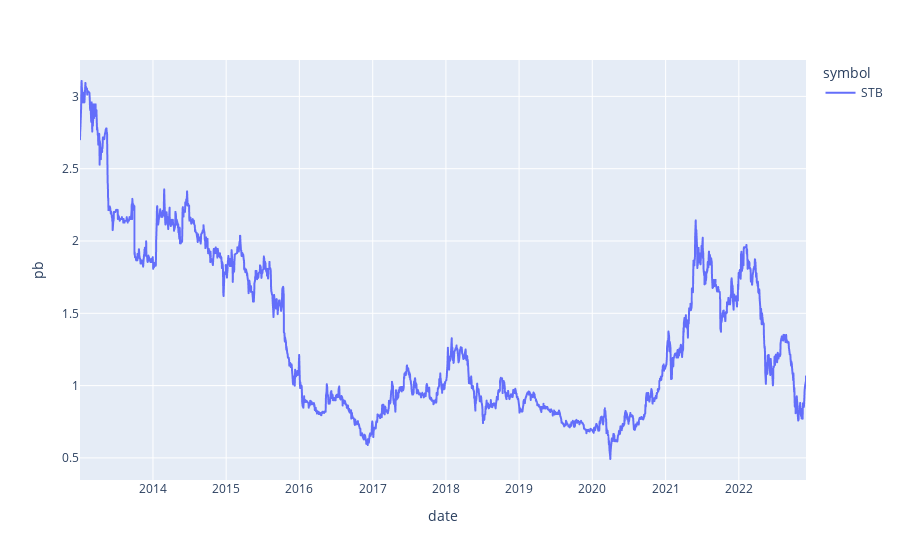

Write notebook code for a chart like this one.
### Code cell
price_financialratio["pb"] = (
    price_financialratio["close"] * 1000 / price_financialratio["bookValuePerShare"]
)
# sns.lineplot(data=price_financialratio, x="date", y="pb", hue="symbol")
fig = px.line(price_financialratio, x="date", y="pb", color='symbol')
fig.show()

### Figure 1 — Plotly figure (JSON) as saved in the notebook; plotly's stock layout.template omitted (floating-point values rounded to 4 significant figures; data arrays with more than 128 entries replaced by an {"elided": "..."} marker saying what was removed)
{"data": [{"hovertemplate": "symbol=STB<br>date=%{x}<br>pb=%{y}<extra></extra>", "legendgroup": "STB", "line": {"color": "#636efa", "dash": "solid"}, "marker": {"symbol": "circle"}, "mode": "lines", "name": "STB", "showlegend": true, "type": "scattergl", "x": {"elided": "2475 str values"}, "xaxis": "x", "y": {"elided": "2475 float values"}, "yaxis": "y"}], "layout": {"legend": {"title": {"text": "symbol"}, "tracegroupgap": 0}, "margin": {"t": 60}, "xaxis": {"anchor": "y", "domain": [0, 1], "title": {"text": "date"}}, "yaxis": {"anchor": "x", "domain": [0, 1], "title": {"text": "pb"}}}}
